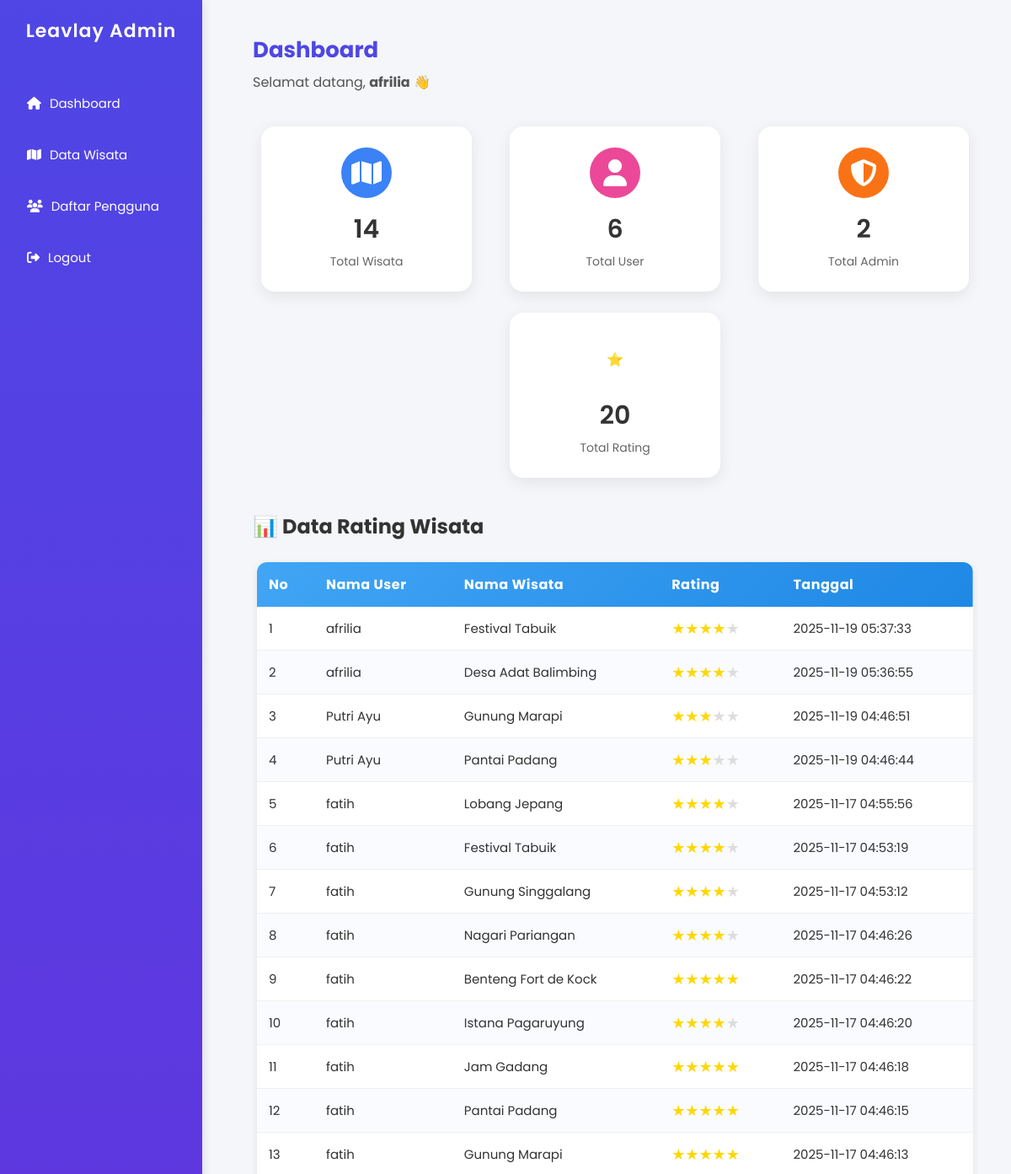
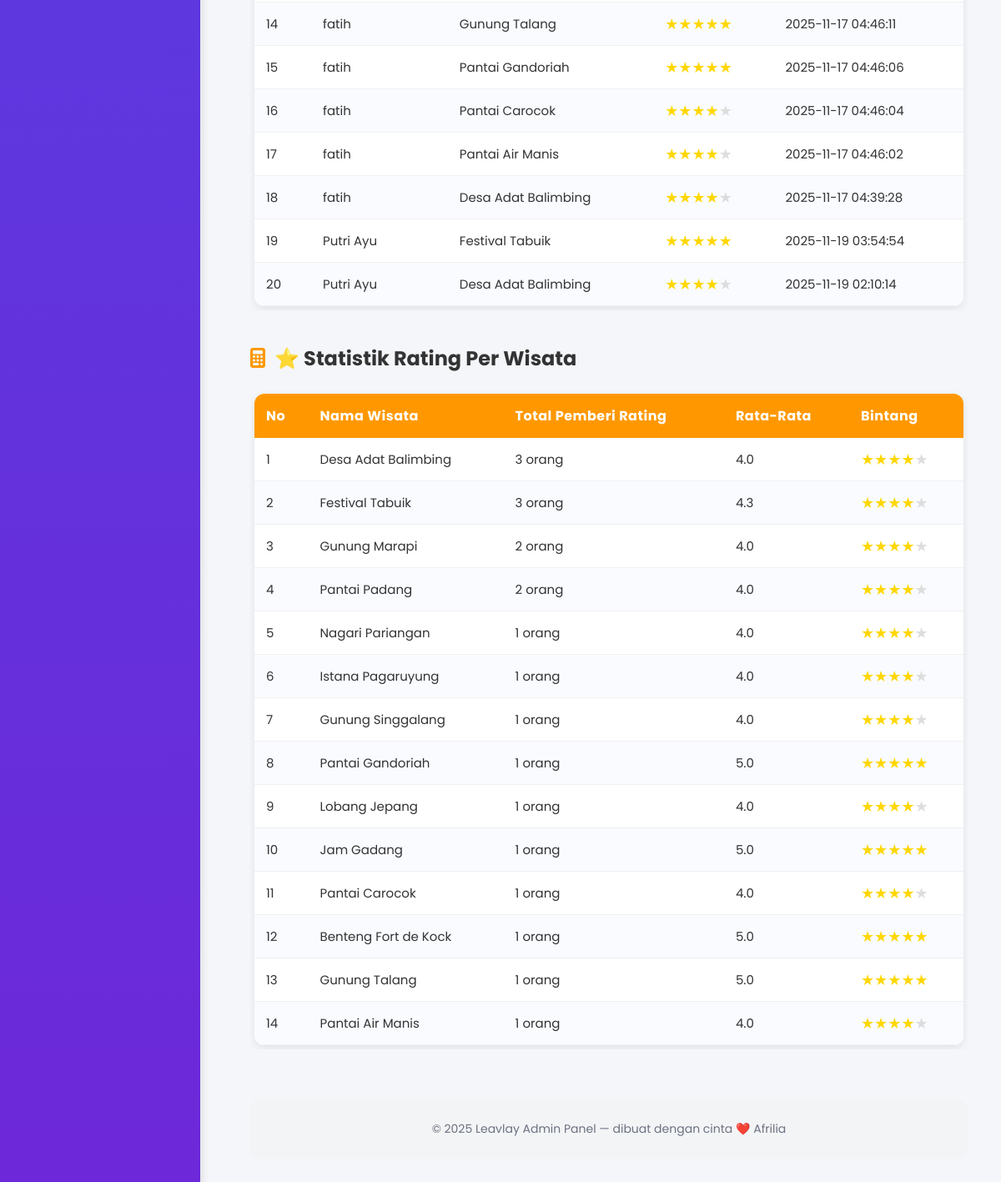
Page /admin/dashboard.php (signed in) on the committed database (2 pictures, top to bottom).
### tables this page shows
CREATE TABLE `rating` (
  `id_rating` int(11) NOT NULL,
  `id_user` int(11) NOT NULL,
  `id_wisata` int(11) NOT NULL,
  `nilai_rating` int(1) NOT NULL CHECK (`nilai_rating` between 1 and 5),
  `tanggal` timestamp NOT NULL DEFAULT current_timestamp()
);

CREATE TABLE `users` (
  `id_user` int(11) NOT NULL,
  `username` varchar(100) NOT NULL,
  `role` enum('user','admin') NOT NULL,
  `nama_lengkap` varchar(200) NOT NULL,
  `email` varchar(150) NOT NULL,
  `password` varchar(255) NOT NULL,
  `foto` text NOT NULL
);

CREATE TABLE `wisata` (
  `id_wisata` int(11) NOT NULL,
  `nama_wisata` varchar(100) DEFAULT NULL,
  `deskripsi` text NOT NULL,
  `lokasi` varchar(100) DEFAULT NULL,
  `id_kategori` int(11) DEFAULT NULL,
  `gambar` varchar(2555) NOT NULL
);

### admin/dashboard.php (the view, shortened to what this page needs)
<?php
include "../koneksi/koneksi.php";
$username = $_SESSION['username'];
$jumlah_wisata = mysqli_fetch_assoc(mysqli_query($koneksi, "SELECT COUNT(*) AS total FROM wisata"))['total'];
$jumlah_user = mysqli_fetch_assoc(mysqli_query($koneksi, "SELECT COUNT(*) AS total FROM users WHERE role='user'"))['total'];
$jumlah_admin = mysqli_fetch_assoc(mysqli_query($koneksi, "SELECT COUNT(*) AS total FROM users WHERE role='admin'"))['total'];
$jumlah_rating = mysqli_fetch_assoc(mysqli_query($koneksi, "SELECT COUNT(*) AS total FROM rating"))['total'];
$data_rating = mysqli_query($koneksi, "
    SELECT r.*, u.nama_lengkap, w.nama_wisata
    FROM rating r
    LEFT JOIN users u ON r.id_user = u.id_user
    LEFT JOIN wisata w ON r.id_wisata = w.id_wisata
    ORDER BY r.id_rating DESC
");
$data_statistik_rating = mysqli_query($koneksi, "
    SELECT
        w.id_wisata,
        w.nama_wisata,
        COUNT(r.id_rating) AS total_pemberi_rating,
        COALESCE(AVG(r.nilai_rating), 0) AS rata_rata_rating
    FROM wisata w
    LEFT JOIN rating r ON w.id_wisata = r.id_wisata
    GROUP BY w.id_wisata
    ORDER BY total_pemberi_rating DESC
");
?>
<!DOCTYPE html>
<html lang="id">
<head>
<link rel="stylesheet" href="dasces.css">
<link rel="stylesheet" href="https://cdnjs.cloudflare.com/ajax/libs/font-awesome/6.5.0/css/all.min.css">
</head>
<body>
<?php include "sidebar.php"; ?>
<main class="content fade-in">
<header>
  <h1>Dashboard</h1>
  <p>Selamat datang, <strong><?= htmlspecialchars($username); ?></strong> 👋</p>
</header>
<section class="cards-horizontal">
    <div class="card blue">
      <div class="icon"><i class="fa fa-map fa-2x"></i></div>
      <h3 id="wisata"><?= $jumlah_wisata; ?></h3>
      <p>Total Wisata</p>
    </div>
    <div class="card pink">
      <div class="icon"><i class="fa fa-user fa-2x"></i></div>
      <h3 id="user"><?= $jumlah_user; ?></h3>
      <p>Total User</p>
    </div>
    <div class="card orange">
      <div class="icon"><i class="fa fa-shield-alt fa-2x"></i></div>
      <h3 id="admin"><?= $jumlah_admin; ?></h3>
      <p>Total Admin</p>
    </div>
    <div class="card green">
      <div class="icon">⭐</i></div>
      <h3 id="rating"><?= $jumlah_rating; ?></h3>
      <p>Total Rating</p>
    </div>
</section>
<h2 style="margin-top: 40px;">📊 Data Rating Wisata</h2>
<div class="container-table">
<table class="table-modern">
    <thead>
        <tr>
            <th>No</th>
            <th>Nama User</th>
            <th>Nama Wisata</th>
            <th>Rating</th>
            <th>Tanggal</th>
        </tr>
    </thead>
    <tbody>
        <?php
        $no1 = 1;
        while ($row = mysqli_fetch_assoc($data_rating)) {
        ?>
        <tr>
            <td><?= $no1++; ?></td>
            <td><?= $row['nama_lengkap'] ? htmlspecialchars($row['nama_lengkap']) : 'User Hilang'; ?></td>
            <td><?= $row['nama_wisata'] ? htmlspecialchars($row['nama_wisata']) : 'Wisata Hilang'; ?></td>
            <td>
                <?php for ($i = 1; $i <= 5; $i++) {
                    echo $i <= $row['nilai_rating'] ? '<span class="star">★</span>' : '<span class="star" style="color:#ddd;">★</span>';
                } ?>
            </td>
            <td><?= $row['tanggal']; ?></td>
        </tr>
        <?php } ?>
    </tbody>
</table>
</div>
<h2 style="margin-top: 40px;">
    <i class="fa fa-calculator stats-icon"></i> ⭐ Statistik Rating Per Wisata
</h2>
<div class="container-table">
<table class="table-modern">
    <thead style="background:#ff9800;">
        <tr>
            <th>No</th>
            <th>Nama Wisata</th>
            <th>Total Pemberi Rating</th>
            <th>Rata-Rata</th>
            <th>Bintang</th>
        </tr>
    </thead>
    <tbody>
        <?php
        $no2 = 1;
        while ($ws = mysqli_fetch_assoc($data_statistik_rating)) {
        ?>
        <tr>
            <td><?= $no2++; ?></td>
            <td><?= htmlspecialchars($ws['nama_wisata']); ?></td>
            <td><?= $ws['total_pemberi_rating']; ?> orang</td>
            <td><?= number_format($ws['rata_rata_rating'], 1); ?></td>
            <td>
                <?php
                $star = round($ws['rata_rata_rating']);
                for ($i = 1; $i <= 5; $i++) {
                    echo $i <= $star ? '<span class="star">★</span>' : '<span class="star" style="color:#ddd;">★</span>';
                }
                ?>
            </td>
        </tr>
        <?php } ?>
    </tbody>
</table>
</div>
<footer>
  <p>© <?= date("Y"); ?> Leavlay Admin Panel — dibuat dengan cinta ❤️ Afrilia</p>
</footer>
</main>
</body>
</html>

### admin/sidebar.php (shortened to what this page needs)
<!DOCTYPE html>
<html lang="id">
<head>
  <link rel="stylesheet" href="dasces.css">
  <link rel="stylesheet" href="https://cdnjs.cloudflare.com/ajax/libs/font-awesome/6.5.0/css/all.min.css">
</head>
<body>
  <aside class="sidebar">
    <h2>Leavlay Admin</h2>
    <ul>
      <li><a href="dashboard.php" ><i class="fa fa-home"></i> Dashboard</a></li>
      <li><a href="wisata.php"><i class="fa fa-map"></i> Data Wisata</a></li>
      <li><a href="pengguna.php"><i class="fa fa-users"></i> Daftar Pengguna</a></li>
      <li><a href="../login/logout.php"><i class="fa fa-sign-out-alt"></i> Logout</a></li>
    </ul>
  </aside>

### admin/dasces.css (style rules this page uses)
* { margin: 0; padding: 0; box-sizing: border-box; font-family: 'Poppins', sans-serif; }
body { display: flex; background: #f4f6f9; color: #333; min-height: 100vh; }
.sidebar { width: 240px; background: linear-gradient(180deg, #4f46e5, #6d28d9); color: #fff; display: flex; flex-direction: column; padding: 20px; position: fixed; height: 100%; box-shadow: 2px 0 10px rgba(0, 0, 0, 0.1); }
.sidebar h2 { text-align: center; margin-bottom: 30px; font-size: 22px; font-weight: 600; letter-spacing: 1px; animation: fadeInDown 0.8s ease-in-out; }
.sidebar ul { list-style: none; }
.sidebar ul li { margin: 18px 0; }
.sidebar ul li a { color: #fff; text-decoration: none; display: flex; align-items: center; font-size: 15px; padding: 10px 12px; border-radius: 8px; transition: all 0.3s ease; }
.sidebar ul li i { margin-right: 10px; }
.content { margin-left: 260px; padding: 40px; flex-grow: 1; display: flex; flex-direction: column; justify-content: space-between; animation: fadeIn 1s ease-in-out; }
header h1 { font-size: 26px; color: #4f46e5; }
header p { margin-top: 6px; color: #555; }
.cards-horizontal { display: flex; justify-content: space-around; margin-top: 40px; flex-wrap: wrap; gap: 25px; }
.card { background: #fff; padding: 25px; border-radius: 16px; box-shadow: 0 5px 18px rgba(0, 0, 0, 0.08); width: 250px; text-align: center; transition: transform 0.3s ease, box-shadow 0.3s ease; position: relative; overflow: hidden; }
.card .icon { margin-bottom: 15px; color: #fff; width: 60px; height: 60px; display: flex; justify-content: center; align-items: center; border-radius: 50%; margin: 0 auto 15px auto; }
.card h3 { font-size: 30px; margin-bottom: 5px; font-weight: 600; }
.card p { color: #666; font-size: 14px; }
.blue .icon { background: #3b82f6; }
.pink .icon { background: #ec4899; }
.orange .icon { background: #f97316; }
footer { text-align: center; padding: 25px 0; margin-top: 60px; background: #f3f4f6; color: #6b7280; font-size: 14px; border-radius: 12px; transition: background 0.3s ease; }
.fade-in { animation: fadeIn 1.2s ease-in-out; }

### admin/dashboard.php (style rules this page uses)
.table-modern { width: 100%; border-collapse: collapse; border-radius: 12px; overflow: hidden; background: #ffffff; box-shadow: 0 4px 12px rgba(0,0,0,0.08); }
.table-modern thead { background: linear-gradient(135deg, #42a5f5, #1e88e5); color: white; }
.table-modern th { padding: 14px; text-align: left; font-size: 16px; letter-spacing: .5px; }
.table-modern td { padding: 12px 14px; font-size: 15px; border-bottom: 1px solid #f0f0f0; }
.table-modern tbody tr:nth-child(even) { background: #f9fbff; }
.star { color: gold; font-size: 18px; }
.container-table { margin-top: 20px; overflow-x: auto; padding: 5px; }
.stats-icon { color: #ff9800; margin-right: 6px; }

### rows in the picture
rating: id_user.nama_lengkap "afrilia", id_wisata.nama_wisata "Festival Tabuik", nilai_rating 4 (drawn), tanggal "2025-11-19 05:37:33"
rating: id_user.nama_lengkap "afrilia", id_wisata.nama_wisata "Desa Adat Balimbing", nilai_rating 4 (drawn), tanggal "2025-11-19 05:36:55"
rating: id_user.nama_lengkap "Putri Ayu", id_wisata.nama_wisata "Gunung Marapi", nilai_rating 3 (drawn), tanggal "2025-11-19 04:46:51"
rating: id_user.nama_lengkap "Putri Ayu", id_wisata.nama_wisata "Pantai Padang", nilai_rating 3 (drawn), tanggal "2025-11-19 04:46:44"
rating: id_user.nama_lengkap "fatih", id_wisata.nama_wisata "Lobang Jepang", nilai_rating 4 (drawn), tanggal "2025-11-17 04:55:56"
rating: id_user.nama_lengkap "fatih", id_wisata.nama_wisata "Festival Tabuik", nilai_rating 4 (drawn), tanggal "2025-11-17 04:53:19"
rating: id_user.nama_lengkap "fatih", id_wisata.nama_wisata "Gunung Singgalang", nilai_rating 4 (drawn), tanggal "2025-11-17 04:53:12"
rating: id_user.nama_lengkap "fatih", id_wisata.nama_wisata "Nagari Pariangan", nilai_rating 4 (drawn), tanggal "2025-11-17 04:46:26"
rating: id_user.nama_lengkap "fatih", id_wisata.nama_wisata "Benteng Fort de Kock", nilai_rating 5 (drawn), tanggal "2025-11-17 04:46:22"
rating: id_user.nama_lengkap "fatih", id_wisata.nama_wisata "Istana Pagaruyung", nilai_rating 4 (drawn), tanggal "2025-11-17 04:46:20"
rating: id_user.nama_lengkap "fatih", id_wisata.nama_wisata "Jam Gadang", nilai_rating 5 (drawn), tanggal "2025-11-17 04:46:18"
rating: id_user.nama_lengkap "fatih", id_wisata.nama_wisata "Pantai Padang", nilai_rating 5 (drawn), tanggal "2025-11-17 04:46:15"
rating: id_user.nama_lengkap "fatih", id_wisata.nama_wisata "Gunung Marapi", nilai_rating 5 (drawn), tanggal "2025-11-17 04:46:13"
rating: id_user.nama_lengkap "fatih", id_wisata.nama_wisata "Gunung Talang", nilai_rating 5 (drawn), tanggal "2025-11-17 04:46:11"
rating: id_user.nama_lengkap "fatih", id_wisata.nama_wisata "Pantai Gandoriah", nilai_rating 5 (drawn), tanggal "2025-11-17 04:46:06"
rating: id_user.nama_lengkap "fatih", id_wisata.nama_wisata "Pantai Carocok", nilai_rating 4 (drawn), tanggal "2025-11-17 04:46:04"
rating: id_user.nama_lengkap "fatih", id_wisata.nama_wisata "Pantai Air Manis", nilai_rating 4 (drawn), tanggal "2025-11-17 04:46:02"
rating: id_user.nama_lengkap "fatih", id_wisata.nama_wisata "Desa Adat Balimbing", nilai_rating 4 (drawn), tanggal "2025-11-17 04:39:28"
rating: id_user.nama_lengkap "Putri Ayu", id_wisata.nama_wisata "Festival Tabuik", nilai_rating 5 (drawn), tanggal "2025-11-19 03:54:54"
rating: id_user.nama_lengkap "Putri Ayu", id_wisata.nama_wisata "Desa Adat Balimbing", nilai_rating 4 (drawn), tanggal "2025-11-19 02:10:14"
wisata: nama_wisata "Desa Adat Balimbing", total_pemberi_rating "3", rata_rata_rating "4.0"
wisata: nama_wisata "Festival Tabuik", total_pemberi_rating "3", rata_rata_rating "4.3"
wisata: nama_wisata "Gunung Marapi", total_pemberi_rating "2", rata_rata_rating "4.0"
wisata: nama_wisata "Pantai Padang", total_pemberi_rating "2", rata_rata_rating "4.0"
wisata: nama_wisata "Nagari Pariangan", total_pemberi_rating "1", rata_rata_rating "4.0"
wisata: nama_wisata "Istana Pagaruyung", total_pemberi_rating "1", rata_rata_rating "4.0"
wisata: nama_wisata "Gunung Singgalang", total_pemberi_rating "1", rata_rata_rating "4.0"
wisata: nama_wisata "Pantai Gandoriah", total_pemberi_rating "1", rata_rata_rating "5.0"
wisata: nama_wisata "Lobang Jepang", total_pemberi_rating "1", rata_rata_rating "4.0"
wisata: nama_wisata "Jam Gadang", total_pemberi_rating "1", rata_rata_rating "5.0"
wisata: nama_wisata "Pantai Carocok", total_pemberi_rating "1", rata_rata_rating "4.0"
wisata: nama_wisata "Benteng Fort de Kock", total_pemberi_rating "1", rata_rata_rating "5.0"
wisata: nama_wisata "Gunung Talang", total_pemberi_rating "1", rata_rata_rating "5.0"
wisata: nama_wisata "Pantai Air Manis", total_pemberi_rating "1", rata_rata_rating "4.0"

### other values in the picture
$username "afrilia"
$jumlah_wisata "14"
$jumlah_user "6"
$jumlah_admin "2"
$jumlah_rating "20"
